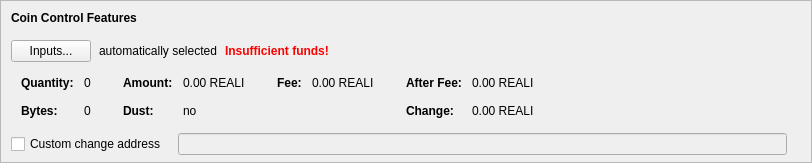
    <widget class="QFrame" name="frameCoinControl">
     <property name="sizePolicy">
      <sizepolicy hsizetype="Expanding" vsizetype="Expanding">
       <horstretch>0</horstretch>
       <verstretch>0</verstretch>
      </sizepolicy>
     </property>
     <property name="maximumSize">
      <size>
       <width>16777215</width>
       <height>16777215</height>
      </size>
     </property>
     <property name="frameShape">
      <enum>QFrame::StyledPanel</enum>
     </property>
     <property name="frameShadow">
      <enum>QFrame::Sunken</enum>
     </property>
     <layout class="QVBoxLayout" name="verticalLayoutCoinControl2">
      <property name="spacing">
       <number>0</number>
      </property>
      <property name="leftMargin">
       <number>0</number>
      </property>
      <property name="topMargin">
       <number>0</number>
      </property>
      <property name="rightMargin">
       <number>0</number>
      </property>
      <property name="bottomMargin">
       <number>6</number>
      </property>
      <item>
       <layout class="QVBoxLayout" name="verticalLayoutCoinControl" stretch="0,0,0,0,1">
        <property name="spacing">
         <number>0</number>
        </property>
        <property name="leftMargin">
         <number>10</number>
        </property>
        <property name="topMargin">
         <number>10</number>
        </property>
        <item>
         <layout class="QHBoxLayout" name="horizontalLayoutCoinControl1">
          <property name="bottomMargin">
           <number>15</number>
          </property>
          <item>
           <widget class="QLabel" name="labelCoinControlFeatures">
            <property name="sizePolicy">
             <sizepolicy hsizetype="Preferred" vsizetype="Maximum">
              <horstretch>0</horstretch>
              <verstretch>0</verstretch>
             </sizepolicy>
            </property>
            <property name="font">
             <font>
              <weight>75</weight>
              <bold>true</bold>
             </font>
            </property>
            <property name="styleSheet">
             <string notr="true">font-weight:bold;</string>
            </property>
            <property name="text">
             <string>Coin Control Features</string>
            </property>
           </widget>
          </item>
         </layout>
        </item>
        <item>
         <layout class="QHBoxLayout" name="horizontalLayoutCoinControl2" stretch="0,0,0,0">
          <property name="spacing">
           <number>8</number>
          </property>
          <property name="bottomMargin">
           <number>10</number>
          </property>
          <item>
           <widget class="QPushButton" name="pushButtonCoinControl">
            <property name="styleSheet">
             <string notr="true"/>
            </property>
            <property name="text">
             <string>Inputs...</string>
            </property>
            <property name="autoDefault">
             <bool>false</bool>
            </property>
           </widget>
          </item>
          <item>
           <widget class="QLabel" name="labelCoinControlAutomaticallySelected">
            <property name="text">
             <string>automatically selected</string>
            </property>
            <property name="margin">
             <number>5</number>
            </property>
           </widget>
          </item>
          <item>
           <widget class="QLabel" name="labelCoinControlInsuffFunds">
            <property name="font">
             <font>
              <weight>75</weight>
              <bold>true</bold>
             </font>
            </property>
            <property name="styleSheet">
             <string notr="true">color:red;font-weight:bold;</string>
            </property>
            <property name="text">
             <string>Insufficient funds!</string>
            </property>
            <property name="margin">
             <number>5</number>
            </property>
           </widget>
          </item>
          <item>
           <spacer name="horizontalSpacerCoinControl">
            <property name="orientation">
             <enum>Qt::Horizontal</enum>
            </property>
            <property name="sizeHint" stdset="0">
             <size>
              <width>40</width>
              <height>1</height>
             </size>
            </property>
           </spacer>
          </item>
         </layout>
        </item>
        <item>
         <widget class="QWidget" name="widgetCoinControl" native="true">
          <property name="sizePolicy">
           <sizepolicy hsizetype="Preferred" vsizetype="Preferred">
            <horstretch>0</horstretch>
            <verstretch>0</verstretch>
           </sizepolicy>
          </property>
          <property name="minimumSize">
           <size>
            <width>0</width>
            <height>0</height>
           </size>
          </property>
          <property name="styleSheet">
           <string notr="true"/>
          </property>
          <layout class="QHBoxLayout" name="horizontalLayoutCoinControl5">
           <property name="leftMargin">
            <number>0</number>
           </property>
           <property name="topMargin">
            <number>0</number>
           </property>
           <property name="rightMargin">
            <number>0</number>
           </property>
           <property name="bottomMargin">
            <number>0</number>
           </property>
           <item>
            <layout class="QHBoxLayout" name="horizontalLayoutCoinControl3" stretch="0,0,0,1">
             <property name="spacing">
              <number>20</number>
             </property>
             <property name="topMargin">
              <number>0</number>
             </property>
             <property name="bottomMargin">
              <number>10</number>
             </property>
             <item>
              <layout class="QFormLayout" name="formLayoutCoinControl1">
               <property name="horizontalSpacing">
                <number>10</number>
               </property>
               <property name="verticalSpacing">
                <number>14</number>
               </property>
               <property name="leftMargin">
                <number>10</number>
               </property>
               <property name="topMargin">
                <number>4</number>
               </property>
               <property name="rightMargin">
                <number>6</number>
               </property>
               <item row="0" column="0">
                <widget class="QLabel" name="labelCoinControlQuantityText">
                 <property name="font">
                  <font>
                   <weight>75</weight>
                   <bold>true</bold>
                  </font>
                 </property>
                 <property name="text">
                  <string>Quantity:</string>
                 </property>
                 <property name="margin">
                  <number>0</number>
                 </property>
                </widget>
               </item>
               <item row="0" column="1">
                <widget class="QLabel" name="labelCoinControlQuantity">
                 <property name="cursor">
                  <cursorShape>IBeamCursor</cursorShape>
                 </property>
                 <property name="contextMenuPolicy">
                  <enum>Qt::ActionsContextMenu</enum>
                 </property>
                 <property name="text">
                  <string notr="true">0</string>
                 </property>
                 <property name="margin">
                  <number>0</number>
                 </property>
                 <property name="textInteractionFlags">
                  <set>Qt::LinksAccessibleByMouse|Qt::TextSelectableByKeyboard|Qt::TextSelectableByMouse</set>
                 </property>
                </widget>
               </item>
               <item row="1" column="0">
                <widget class="QLabel" name="labelCoinControlBytesText">
                 <property name="font">
                  <font>
                   <weight>75</weight>
                   <bold>true</bold>
                  </font>
                 </property>
                 <property name="text">
                  <string>Bytes:</string>
                 </property>
                </widget>
               </item>
               <item row="1" column="1">
                <widget class="QLabel" name="labelCoinControlBytes">
                 <property name="cursor">
                  <cursorShape>IBeamCursor</cursorShape>
                 </property>
                 <property name="contextMenuPolicy">
                  <enum>Qt::ActionsContextMenu</enum>
                 </property>
                 <property name="text">
                  <string notr="true">0</string>
                 </property>
                 <property name="textInteractionFlags">
                  <set>Qt::LinksAccessibleByMouse|Qt::TextSelectableByKeyboard|Qt::TextSelectableByMouse</set>
                 </property>
                </widget>
               </item>
              </layout>
             </item>
             <item>
              <layout class="QFormLayout" name="formLayoutCoinControl2">
               <property name="horizontalSpacing">
                <number>10</number>
               </property>
               <property name="verticalSpacing">
                <number>14</number>
               </property>
               <property name="leftMargin">
                <number>6</number>
               </property>
               <property name="topMargin">
                <number>4</number>
               </property>
               <property name="rightMargin">
                <number>6</number>
               </property>
               <item row="0" column="0">
                <widget class="QLabel" name="labelCoinControlAmountText">
                 <property name="font">
                  <font>
                   <weight>75</weight>
                   <bold>true</bold>
                  </font>
                 </property>
                 <property name="text">
                  <string>Amount:</string>
                 </property>
                 <property name="margin">
                  <number>0</number>
                 </property>
                </widget>
               </item>
               <item row="0" column="1">
                <widget class="QLabel" name="labelCoinControlAmount">
                 <property name="cursor">
                  <cursorShape>IBeamCursor</cursorShape>
                 </property>
                 <property name="contextMenuPolicy">
                  <enum>Qt::ActionsContextMenu</enum>
                 </property>
                 <property name="text">
                  <string notr="true">0.00 REALI</string>
                 </property>
                 <property name="textInteractionFlags">
                  <set>Qt::LinksAccessibleByMouse|Qt::TextSelectableByKeyboard|Qt::TextSelectableByMouse</set>
                 </property>
                </widget>
               </item>
               <item row="1" column="0">
                <widget class="QLabel" name="labelCoinControlLowOutputText">
                 <property name="font">
                  <font>
                   <weight>75</weight>
                   <bold>true</bold>
                  </font>
                 </property>
                 <property name="text">
                  <string>Dust:</string>
                 </property>
                </widget>
               </item>
               <item row="1" column="1">
                <widget class="QLabel" name="labelCoinControlLowOutput">
                 <property name="cursor">
                  <cursorShape>IBeamCursor</cursorShape>
                 </property>
                 <property name="contextMenuPolicy">
                  <enum>Qt::ActionsContextMenu</enum>
                 </property>
                 <property name="text">
                  <string notr="true">no</string>
                 </property>
                 <property name="textInteractionFlags">
                  <set>Qt::LinksAccessibleByMouse|Qt::TextSelectableByKeyboard|Qt::TextSelectableByMouse</set>
                 </property>
                </widget>
               </item>
              </layout>
             </item>
             <item>
              <layout class="QFormLayout" name="formLayoutCoinControl3">
               <property name="horizontalSpacing">
                <number>10</number>
               </property>
               <property name="verticalSpacing">
                <number>14</number>
               </property>
               <property name="leftMargin">
                <number>6</number>
               </property>
               <property name="topMargin">
                <number>4</number>
               </property>
               <property name="rightMargin">
                <number>6</number>
               </property>
               <item row="0" column="0">
                <widget class="QLabel" name="labelCoinControlFeeText">
                 <property name="font">
                  <font>
                   <weight>75</weight>
                   <bold>true</bold>
                  </font>
                 </property>
                 <property name="text">
                  <string>Fee:</string>
                 </property>
                 <property name="margin">
                  <number>0</number>
                 </property>
                </widget>
               </item>
               <item row="0" column="1">
                <widget class="QLabel" name="labelCoinControlFee">
                 <property name="cursor">
                  <cursorShape>IBeamCursor</cursorShape>
                 </property>
                 <property name="contextMenuPolicy">
                  <enum>Qt::ActionsContextMenu</enum>
                 </property>
                 <property name="text">
                  <string notr="true">0.00 REALI</string>
                 </property>
                 <property name="textInteractionFlags">
                  <set>Qt::LinksAccessibleByMouse|Qt::TextSelectableByKeyboard|Qt::TextSelectableByMouse</set>
                 </property>
                </widget>
               </item>
              </layout>
             </item>
             <item>
              <layout class="QFormLayout" name="formLayoutCoinControl4">
               <property name="horizontalSpacing">
                <number>10</number>
               </property>
               <property name="verticalSpacing">
                <number>14</number>
               </property>
               <property name="leftMargin">
                <number>6</number>
               </property>
               <property name="topMargin">
                <number>4</number>
               </property>
               <property name="rightMargin">
                <number>6</number>
               </property>
               <item row="0" column="0">
                <widget class="QLabel" name="labelCoinControlAfterFeeText">
                 <property name="font">
                  <font>
                   <weight>75</weight>
                   <bold>true</bold>
                  </font>
                 </property>
                 <property name="text">
                  <string>After Fee:</string>
                 </property>
                 <property name="margin">
                  <number>0</number>
                 </property>
                </widget>
               </item>
               <item row="0" column="1">
                <widget class="QLabel" name="labelCoinControlAfterFee">
                 <property name="cursor">
                  <cursorShape>IBeamCursor</cursorShape>
                 </property>
                 <property name="contextMenuPolicy">
                  <enum>Qt::ActionsContextMenu</enum>
                 </property>
                 <property name="text">
                  <string notr="true">0.00 REALI</string>
                 </property>
                 <property name="textInteractionFlags">
                  <set>Qt::LinksAccessibleByMouse|Qt::TextSelectableByKeyboard|Qt::TextSelectableByMouse</set>
                 </property>
                </widget>
               </item>
               <item row="1" column="0">
                <widget class="QLabel" name="labelCoinControlChangeText">
                 <property name="font">
                  <font>
                   <weight>75</weight>
                   <bold>true</bold>
                  </font>
                 </property>
                 <property name="text">
                  <string>Change:</string>
                 </property>
                </widget>
               </item>
               <item row="1" column="1">
                <widget class="QLabel" name="labelCoinControlChange">
                 <property name="cursor">
                  <cursorShape>IBeamCursor</cursorShape>
                 </property>
                 <property name="contextMenuPolicy">
                  <enum>Qt::ActionsContextMenu</enum>
                 </property>
                 <property name="text">
                  <string notr="true">0.00 REALI</string>
                 </property>
                 <property name="textInteractionFlags">
                  <set>Qt::LinksAccessibleByMouse|Qt::TextSelectableByKeyboard|Qt::TextSelectableByMouse</set>
                 </property>
                </widget>
               </item>
              </layout>
             </item>
            </layout>
           </item>
          </layout>
         </widget>
        </item>
        <item>
         <layout class="QHBoxLayout" name="horizontalLayoutCoinControl4" stretch="0,0,0">
          <property name="spacing">
           <number>12</number>
          </property>
          <property name="sizeConstraint">
           <enum>QLayout::SetDefaultConstraint</enum>
          </property>
          <property name="topMargin">
           <number>5</number>
          </property>
          <property name="rightMargin">
           <number>5</number>
          </property>
          <item>
           <widget class="QCheckBox" name="checkBoxCoinControlChange">
            <property name="toolTip">
             <string>If this is activated, but the change address is empty or invalid, change will be sent to a newly generated address.</string>
            </property>
            <property name="text">
             <string>Custom change address</string>
            </property>
           </widget>
          </item>
          <item>
           <widget class="QValidatedLineEdit" name="lineEditCoinControlChange">
            <property name="enabled">
             <bool>false</bool>
            </property>
            <property name="sizePolicy">
             <sizepolicy hsizetype="Expanding" vsizetype="Fixed">
              <horstretch>0</horstretch>
              <verstretch>0</verstretch>
             </sizepolicy>
            </property>
           </widget>
          </item>
          <item>
           <widget class="QLabel" name="labelCoinControlChangeLabel">
            <property name="sizePolicy">
             <sizepolicy hsizetype="Preferred" vsizetype="Expanding">
              <horstretch>0</horstretch>
              <verstretch>0</verstretch>
             </sizepolicy>
            </property>
            <property name="minimumSize">
             <size>
              <width>0</width>
              <height>0</height>
             </size>
            </property>
            <property name="text">
             <string/>
            </property>
            <property name="margin">
             <number>3</number>
            </property>
           </widget>
          </item>
         </layout>
        </item>
        <item>
         <spacer name="verticalSpacerCoinControl">
          <property name="orientation">
           <enum>Qt::Vertical</enum>
          </property>
          <property name="sizeHint" stdset="0">
           <size>
            <width>800</width>
            <height>1</height>
           </size>
          </property>
         </spacer>
        </item>
       </layout>
      </item>
     </layout>
    </widget>
